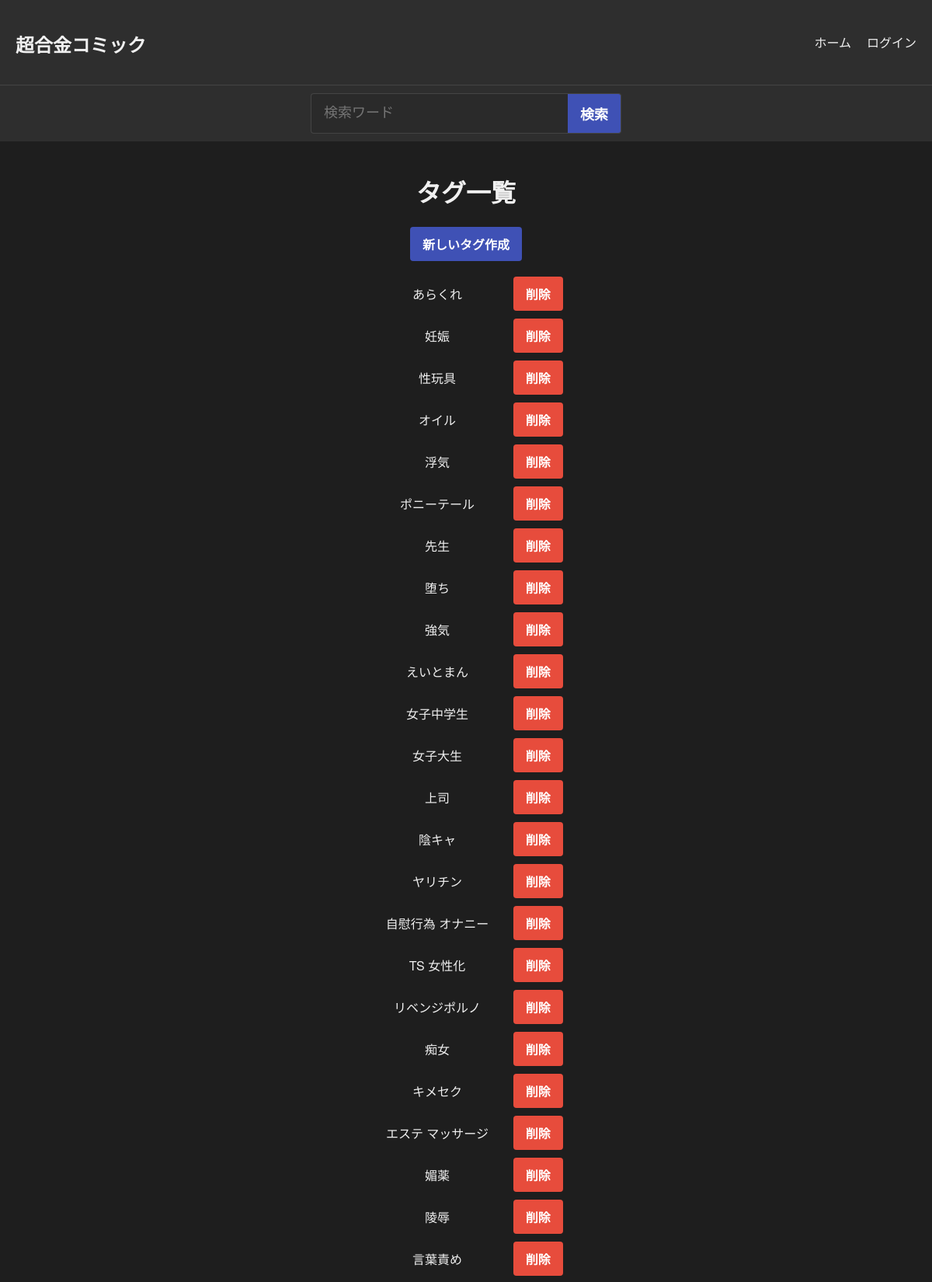
The app's page /tags/ (upper part) with its own data.
### comic_app/models.py (models this page shows, shortened)
class Tag(models.Model):
    name = models.CharField(max_length=50, unique=True)

### comic_app/views.py (the view)
# urls.py: path('tags/', TagListView.as_view(), name='tag_list'),
class TagListView(ListView):
    model = Tag
    template_name = 'comic_app/tag_list.html'
    context_object_name = 'tags'
    ordering = ['-id']

### comic_app/context_processors.py (called while the page is built)
def free_storage(request):
    if request.user.is_superuser:
        total_free_bytes = get_total_free_storage()
        total_free_gb = total_free_bytes / (1024 ** 3)
        storage_str = f"{total_free_gb:.2f} GB"
    else:
        storage_str = ""
    return {'total_free_storage': storage_str}

### comic_app/templates/comic_app/tag_list.html
{% extends "comic_app/base.html" %}
{% load static %}
{% block content %}
<h1>タグ一覧</h1>
<a href="{% url 'tag_create' %}" class="btn btn-primary">新しいタグ作成</a>
<ul style="list-style: none; padding: 0; margin-top: 20px;">
  {% for tag in tags %}
  <li style="margin-bottom: 10px; display: flex; align-items: center; gap: 10px;">
    <span style="flex: 1;">{{ tag.name }}</span>
    <a href="{% url 'tag_delete' tag.pk %}" class="btn btn-danger">削除</a>
  </li>
  {% empty %}
    <p>タグがありません。</p>
  {% endfor %}
</ul>
{% endblock %}

### comic_app/static/css/styles.css (style rules this page uses)
html, body { margin: 0; padding: 0; height: 100%; background-color: #1e1e1e; color: #f0f0f0; font-family: 'Helvetica Neue', Helvetica, Arial, sans-serif; }
button, input[type="submit"], input[type="reset"], input[type="button"], a.btn { display: inline-block; padding: 10px 16px; text-decoration: none; border-radius: 4px; transition: background-color 0.2s ease, transform 0.2s ease; font-size: 16px; font-weight: 600; cursor: pointer; }
a.btn.btn-primary, button.btn.btn-primary, input[type="submit"].btn.btn-primary { background-color: #3f51b5; color: #fff; }
a.btn.btn-danger, button.btn.btn-danger, input[type="submit"].btn.btn-danger { background-color: #e74c3c; color: #fff; }

### records on screen
Tag: name "あらくれ"
Tag: name "妊娠"
Tag: name "性玩具"
Tag: name "オイル"
Tag: name "浮気"
Tag: name "ポニーテール"
Tag: name "先生"
Tag: name "堕ち"
Tag: name "強気"
Tag: name "えいとまん"
Tag: name "女子中学生"
Tag: name "女子大生"
Tag: name "上司"
Tag: name "陰キャ"
Tag: name "ヤリチン"
Tag: name "自慰行為 オナニー"
Tag: name "TS 女性化"
Tag: name "リベンジポルノ"
Tag: name "痴女"
Tag: name "キメセク"
Tag: name "エステ マッサージ"
Tag: name "媚薬"
Tag: name "陵辱"
Tag: name "言葉責め"
